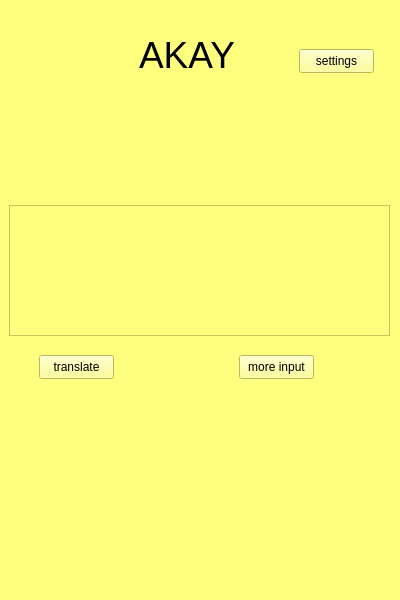
<?xml version="1.0" encoding="UTF-8"?>
<ui version="4.0">
 <class>MainWindow</class>
 <widget class="QMainWindow" name="MainWindow">
  <property name="geometry">
   <rect>
    <x>0</x>
    <y>0</y>
    <width>400</width>
    <height>600</height>
   </rect>
  </property>
  <property name="windowTitle">
   <string>MainWindow</string>
  </property>
  <widget class="QWidget" name="centralwidget">
   <layout class="QVBoxLayout" name="verticalLayout_2">
    <property name="spacing">
     <number>0</number>
    </property>
    <property name="leftMargin">
     <number>0</number>
    </property>
    <property name="topMargin">
     <number>0</number>
    </property>
    <property name="rightMargin">
     <number>0</number>
    </property>
    <property name="bottomMargin">
     <number>0</number>
    </property>
    <item>
     <widget class="QStackedWidget" name="app_router">
      <property name="currentIndex">
       <number>0</number>
      </property>
      <widget class="QWidget" name="main_page">
       <property name="styleSheet">
        <string notr="true">background-color:rgb(255, 255, 127)</string>
       </property>
       <layout class="QVBoxLayout" name="verticalLayout_3">
        <item>
         <widget class="QWidget" name="main_page_header" native="true">
          <widget class="QLabel" name="header_name">
           <property name="geometry">
            <rect>
             <x>130</x>
             <y>10</y>
             <width>111</width>
             <height>71</height>
            </rect>
           </property>
           <property name="font">
            <font>
             <pointsize>28</pointsize>
            </font>
           </property>
           <property name="text">
            <string>AKAY</string>
           </property>
          </widget>
          <widget class="QPushButton" name="settings_button">
           <property name="geometry">
            <rect>
             <x>290</x>
             <y>40</y>
             <width>75</width>
             <height>24</height>
            </rect>
           </property>
           <property name="text">
            <string>settings</string>
           </property>
          </widget>
         </widget>
        </item>
        <item>
         <widget class="QWidget" name="main_page_main" native="true">
          <widget class="QTextEdit" name="plain_text_input">
           <property name="geometry">
            <rect>
             <x>0</x>
             <y>0</y>
             <width>381</width>
             <height>131</height>
            </rect>
           </property>
          </widget>
          <widget class="QPushButton" name="translate_button">
           <property name="geometry">
            <rect>
             <x>30</x>
             <y>150</y>
             <width>75</width>
             <height>24</height>
            </rect>
           </property>
           <property name="text">
            <string>translate</string>
           </property>
          </widget>
          <widget class="QPushButton" name="pushButton_2">
           <property name="geometry">
            <rect>
             <x>230</x>
             <y>150</y>
             <width>75</width>
             <height>24</height>
            </rect>
           </property>
           <property name="text">
            <string>more input</string>
           </property>
          </widget>
         </widget>
        </item>
        <item>
         <widget class="QWidget" name="main_page_main2" native="true"/>
        </item>
       </layout>
      </widget>
      <widget class="QWidget" name="translation_page">
       <layout class="QVBoxLayout" name="verticalLayout_4">
        <item>
         <widget class="QWidget" name="translation_page_header" native="true">
          <widget class="QPushButton" name="settings_button_2">
           <property name="geometry">
            <rect>
             <x>270</x>
             <y>50</y>
             <width>75</width>
             <height>24</height>
            </rect>
           </property>
           <property name="text">
            <string>settings</string>
           </property>
          </widget>
          <widget class="QLabel" name="header_name_2">
           <property name="geometry">
            <rect>
             <x>120</x>
             <y>20</y>
             <width>111</width>
             <height>71</height>
            </rect>
           </property>
           <property name="font">
            <font>
             <pointsize>28</pointsize>
            </font>
           </property>
           <property name="text">
            <string>AKAY</string>
           </property>
          </widget>
          <widget class="QPushButton" name="translation_page_back_button">
           <property name="geometry">
            <rect>
             <x>20</x>
             <y>50</y>
             <width>75</width>
             <height>24</height>
            </rect>
           </property>
           <property name="text">
            <string>back</string>
           </property>
          </widget>
         </widget>
        </item>
        <item>
         <widget class="QWidget" name="translation_page_main" native="true">
          <widget class="QLabel" name="text_to_translate">
           <property name="geometry">
            <rect>
             <x>140</x>
             <y>40</y>
             <width>81</width>
             <height>16</height>
            </rect>
           </property>
           <property name="text">
            <string>CurrentText</string>
           </property>
          </widget>
          <widget class="QLabel" name="braile_translation">
           <property name="geometry">
            <rect>
             <x>120</x>
             <y>90</y>
             <width>111</width>
             <height>20</height>
            </rect>
           </property>
           <property name="text">
            <string>Braille substitution</string>
           </property>
          </widget>
         </widget>
        </item>
        <item>
         <widget class="QWidget" name="translation_page_main2" native="true">
          <widget class="QPushButton" name="next_word_button">
           <property name="geometry">
            <rect>
             <x>140</x>
             <y>70</y>
             <width>75</width>
             <height>24</height>
            </rect>
           </property>
           <property name="text">
            <string>next</string>
           </property>
          </widget>
         </widget>
        </item>
       </layout>
      </widget>
     </widget>
    </item>
   </layout>
  </widget>
 </widget>
 <resources/>
 <connections/>
</ui>
